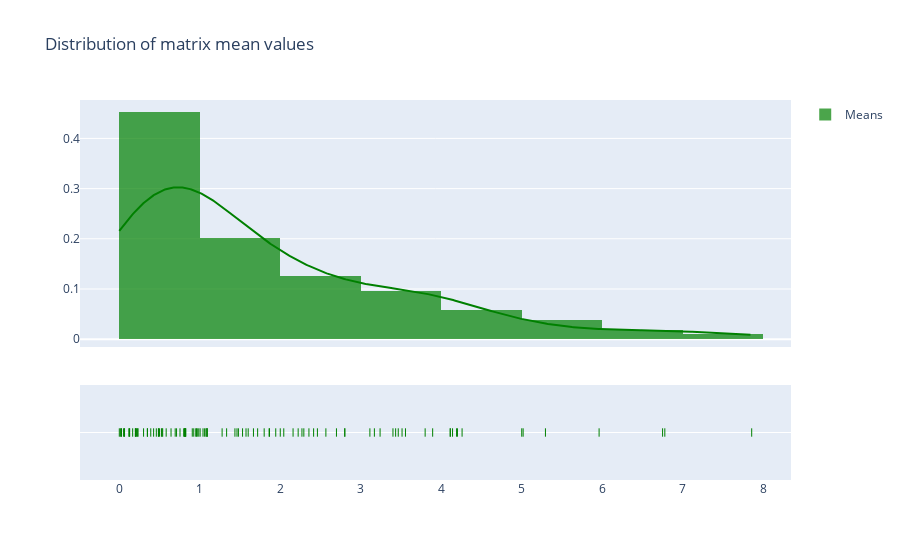

Notebook source saved alongside this figure:
### Code cell
means = [np.mean(X) for X in matrices]
fig = ff.create_distplot([means], group_labels=["Means"], colors=["green"])
fig.update_layout(title_text="Distribution of matrix mean values")

### Figure 1 — Plotly figure (JSON) as saved in the notebook; plotly's stock layout.template omitted (floating-point values rounded to 4 significant figures; data arrays with more than 128 entries replaced by an {"elided": "..."} marker saying what was removed)
{"data": [{"autobinx": false, "histnorm": "probability density", "legendgroup": "Means", "marker": {"color": "green"}, "name": "Means", "opacity": 0.7, "type": "histogram", "x": [5, 1.092, 0.46, 1.06, 0.5311, 2.356, 1.333, 0.125, 0.06509, 5.294, 0.4856, 3.113, 2.698, 0.01333, 0.5824, 1.48, 6.75, 2.462, 0.5391, 0.05325, 0.06222, 1.575, 0.119, 0.6429, 0.2066, 0.2323, 1.719, 0.814, 0.4883, 1.8, 7.857, 2.801, 2.043, 0.95, 4.111, 0.9067, 0.7543, 1.667, 1.277, 1.866, 3.169, 0.1661, 4.19, 1.601, 1.944, 0.6944, 3.893, 2.414, 1.462, 2.293, 0.2014, 0.1289, 1.004, 0.8267, 4.259, 0.5233, 2.222, 1.531, 0.1991, 0.8116, 0.02367, 3.466, 4.201, 2.269, 0.3015, 1.09, 0.8, 1.09, 2.802, 6.778, 3.513, 3.4, 0.2149, 0.8225, 0.3482, 4.14, 0.3909, 5.961, 0.5, 4.112, 5.018, 2, 3.433, 2.567, 0.96, 0, 0.8182, 1.437, 0.7115, 3.8, 2.159, 0.3498, 3.556, 3.24, 0.4263, 0.925, 0.9688, 1.861, 1.04, 0.2277, 0.02786, 0.8144, 0.9872, 1.077], "xaxis": "x", "xbins": {"end": 7.857, "size": 1, "start": 0}, "yaxis": "y"}, {"legendgroup": "Means", "marker": {"color": "green"}, "mode": "lines", "name": "Means", "showlegend": false, "type": "scatter", "x": {"elided": "500 float values"}, "xaxis": "x", "y": {"elided": "500 float values"}, "yaxis": "y"}, {"legendgroup": "Means", "marker": {"color": "green", "symbol": "line-ns-open"}, "mode": "markers", "name": "Means", "showlegend": false, "type": "scatter", "x": [5, 1.092, 0.46, 1.06, 0.5311, 2.356, 1.333, 0.125, 0.06509, 5.294, 0.4856, 3.113, 2.698, 0.01333, 0.5824, 1.48, 6.75, 2.462, 0.5391, 0.05325, 0.06222, 1.575, 0.119, 0.6429, 0.2066, 0.2323, 1.719, 0.814, 0.4883, 1.8, 7.857, 2.801, 2.043, 0.95, 4.111, 0.9067, 0.7543, 1.667, 1.277, 1.866, 3.169, 0.1661, 4.19, 1.601, 1.944, 0.6944, 3.893, 2.414, 1.462, 2.293, 0.2014, 0.1289, 1.004, 0.8267, 4.259, 0.5233, 2.222, 1.531, 0.1991, 0.8116, 0.02367, 3.466, 4.201, 2.269, 0.3015, 1.09, 0.8, 1.09, 2.802, 6.778, 3.513, 3.4, 0.2149, 0.8225, 0.3482, 4.14, 0.3909, 5.961, 0.5, 4.112, 5.018, 2, 3.433, 2.567, 0.96, 0, 0.8182, 1.437, 0.7115, 3.8, 2.159, 0.3498, 3.556, 3.24, 0.4263, 0.925, 0.9688, 1.861, 1.04, 0.2277, 0.02786, 0.8144, 0.9872, 1.077], "xaxis": "x", "y": ["Means", "Means", "Means", "Means", "Means", "Means", "Means", "Means", "Means", "Means", "Means", "Means", "Means", "Means", "Means", "Means", "Means", "Means", "Means", "Means", "Means", "Means", "Means", "Means", "Means", "Means", "Means", "Means", "Means", "Means", "Means", "Means", "Means", "Means", "Means", "Means", "Means", "Means", "Means", "Means", "Means", "Means", "Means", "Means", "Means", "Means", "Means", "Means", "Means", "Means", "Means", "Means", "Means", "Means", "Means", "Means", "Means", "Means", "Means", "Means", "Means", "Means", "Means", "Means", "Means", "Means", "Means", "Means", "Means", "Means", "Means", "Means", "Means", "Means", "Means", "Means", "Means", "Means", "Means", "Means", "Means", "Means", "Means", "Means", "Means", "Means", "Means", "Means", "Means", "Means", "Means", "Means", "Means", "Means", "Means", "Means", "Means", "Means", "Means", "Means", "Means", "Means", "Means", "Means"], "yaxis": "y2"}], "layout": {"barmode": "overlay", "hovermode": "closest", "legend": {"traceorder": "reversed"}, "title": {"text": "Distribution of matrix mean values"}, "xaxis": {"anchor": "y2", "domain": [0, 1], "zeroline": false}, "yaxis": {"anchor": "free", "domain": [0.35, 1], "position": 0}, "yaxis2": {"anchor": "x", "domain": [0, 0.25], "dtick": 1, "showticklabels": false}}}
